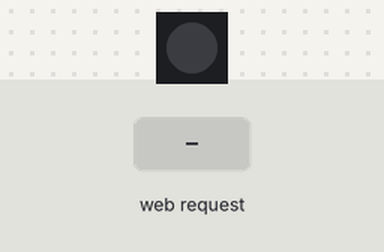
The sketch below on a simulated ESP32. Shown: 1 RGB LEDs in strip order, left to right. The inputs (shaded band) are chosen by the test bench. Dim RGB values are drawn brighter than linear; WiFi joins after 1.5 s; servers stay silent unless stated; what the sketch prints to the serial monitor is not drawn.

Above: at 2.7 s.
2.8 s: HTTP request GET / received
4.3 s: HTTP request GET /r received
At 5.4 s:
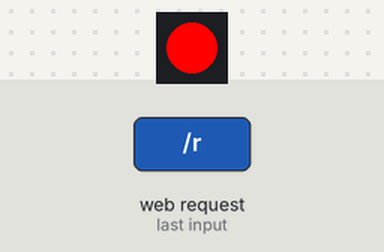
5.8 s: HTTP request GET /g received
At 6.5 s:
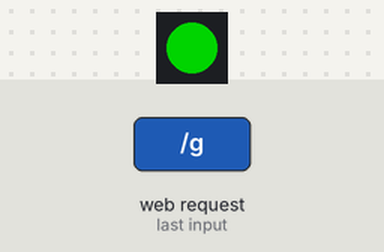
7.3 s: HTTP request GET /b received
At 7.7 s:
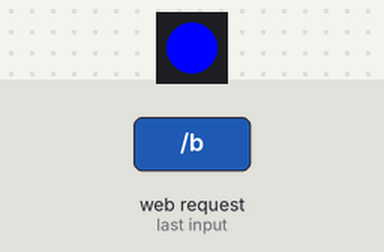
8.8 s: HTTP request GET /k received
At 10.0 s:
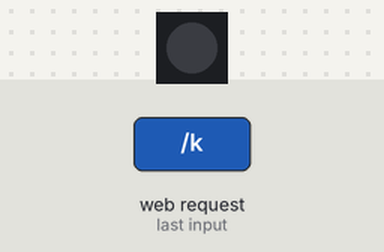
Timing chart, 0 to 11.3 s (numbered marks = the images above; inputs shaded):
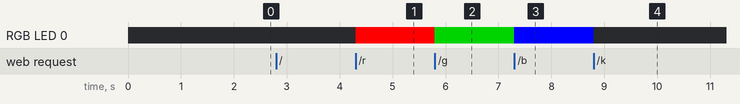

The sketch:

WebServer.ino
```cpp
#include <WiFi.h>
#include <WiFiClient.h>
#include <WebServer.h>
#include <ESPmDNS.h>
#include <FastLED.h>

#define NUM_LEDS 1
#define DATA_PIN 48

const char* ssid = "your_ssid";
const char* password = "your_pass";

CRGB leds[NUM_LEDS];
WebServer server(80);

String createHtml(String c) {
  String html =
"<!doctype html>\n" \
"<html>\n" \
"  <head>\n" \
"    <meta charset=\"utf-8\">\n" \
"    <meta name=\"viewport\" content=\"width=device-width, initial-scale=1\">\n" \
"    <title>Web Server Test</title>\n" \
"    <style>body { font-size: 300%; }</style>\n" \
"  </head>\n" \
"  <body>\n";
  if (c.equals("黒")) {
    html += "    <p>消灯しました</p>\n";
  }
  else if (c.length() != 0) {
    html += "    <p>" + c + "で点灯しました</p>\n";
  }
  html +=
"    <ul>\n" \
"      <li><a href=\"/r\">赤</a></li>\n" \
"      <li><a href=\"/g\">緑</a></li>\n" \
"      <li><a href=\"/b\">青</a></li>\n" \
"      <li><a href=\"/k\">消灯</a></li>\n" \
"    </ul>\n" \
"  </body>\n" \
"</html>\n";
  return html;
}

void handleRoot() {
  leds[0] = CRGB::Black;
  FastLED.show();
  String html = createHtml("黒");
  server.send(200, "text/html", html);
}

void handle_r() {
  leds[0] = CRGB::Red;
  FastLED.show();
  String html = createHtml("赤");
  server.send(200, "text/html", html);
}

void handle_g() {
  leds[0] = CRGB::Green;
  FastLED.show();
  String html = createHtml("緑");
  server.send(200, "text/html", html);
}

void handle_b() {
  leds[0] = CRGB::Blue;
  FastLED.show();
  String html = createHtml("青");
  server.send(200, "text/html", html);
}


void handleNotFound() {
  String message = "File Not Found\n\n";
  message += "URI: ";
  message += server.uri();
  message += "\nMethod: ";
  message += (server.method() == HTTP_GET) ? "GET" : "POST";
  message += "\nArguments: ";
  message += server.args();
  message += "\n";
  for (uint8_t i = 0; i < server.args(); i++) {
    message += " " + server.argName(i) + ": " + server.arg(i) + "\n";
  }
  server.send(404, "text/plain", message);
}

void setup(void) {
  Serial.begin(115200);
  FastLED.addLeds<SK6812, DATA_PIN, GRB>(leds, NUM_LEDS);
  WiFi.mode(WIFI_STA);
  WiFi.begin(ssid, password);
  Serial.println("");

  // Wait for connection
  while (WiFi.status() != WL_CONNECTED) {
    delay(500);
    Serial.print(".");
  }
  Serial.println("");
  Serial.print("Connected to ");
  Serial.println(ssid);
  Serial.print("IP address: ");
  Serial.println(WiFi.localIP());

  if (MDNS.begin("esp32")) {
    Serial.println("MDNS responder started");
  }

  server.on("/", handleRoot);
  server.on("/r", handle_r);
  server.on("/g", handle_g);
  server.on("/b", handle_b);
  server.on("/k", handleRoot);
  server.onNotFound(handleNotFound);

  server.begin();
  Serial.println("HTTP server started");
}

void loop(void) {
  server.handleClient();
  delay(2);
}
```

Measured:
- after the input at 4.3 s, RGB LED 0: off → RGB(255, 0, 0) at once
- after the input at 5.8 s, RGB LED 0: RGB(255, 0, 0) → RGB(0, 128, 0) at once
- after the input at 7.3 s, RGB LED 0: RGB(0, 128, 0) → RGB(0, 0, 255) at once
- after the input at 8.8 s, RGB LED 0: RGB(0, 0, 255) → off at once
